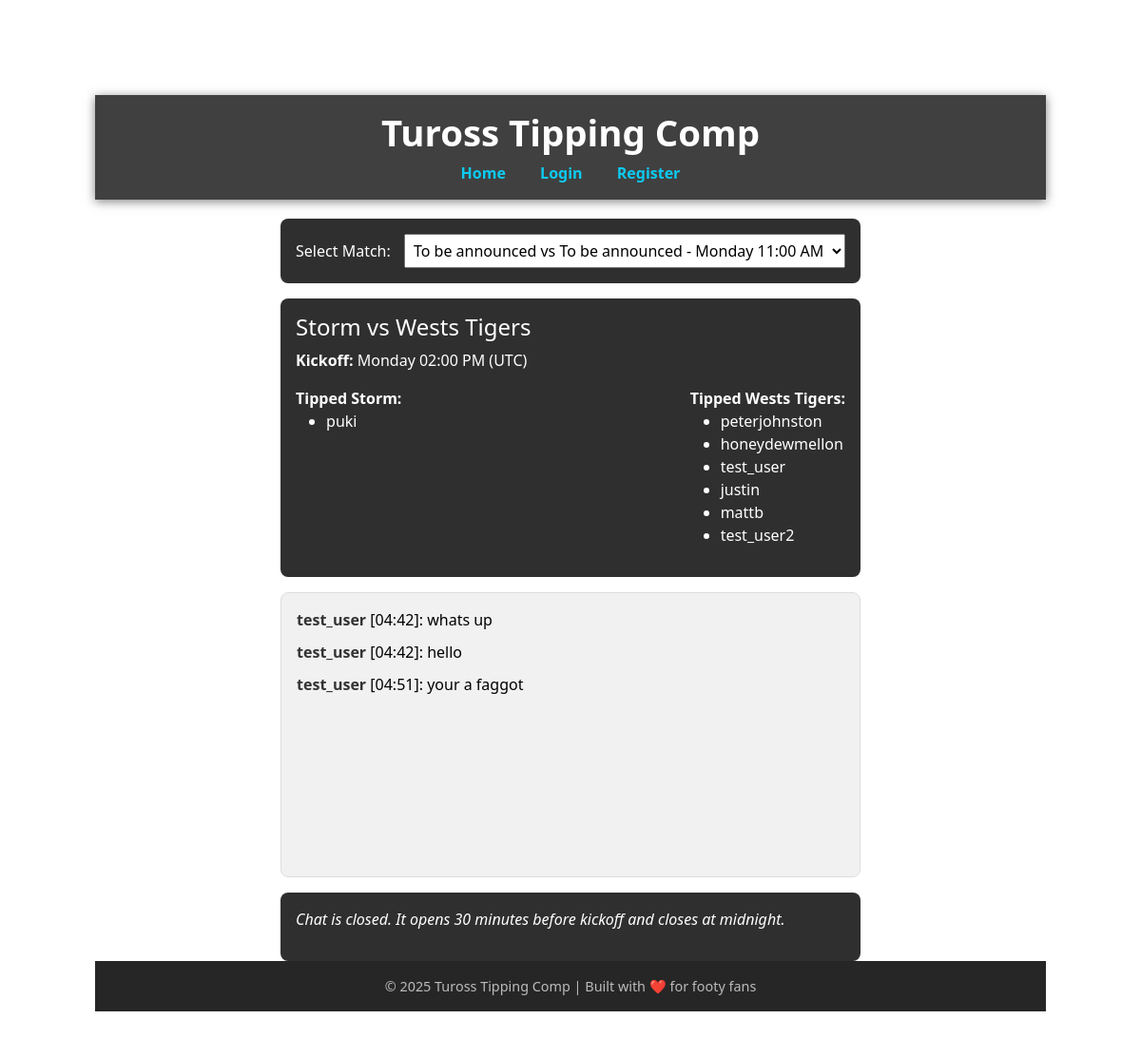
The page /chat?match_id=79 (signed in) on the database its author committed.
### app/models.py (models this page shows, shortened)
class FixtureFree(db.Model):
    id = db.Column(db.Integer, primary_key=True)
    match_id = db.Column(db.String, unique=True, nullable=False)
    season = db.Column(db.Integer, nullable=False)
    round = db.Column(db.Integer, nullable=False)
    home_team = db.Column(db.String, nullable=True)
    home_score = db.Column(db.Integer, nullable=True)
    away_team = db.Column(db.String, nullable=True)
    away_score = db.Column(db.Integer, nullable=True)
    date = db.Column(db.Date, nullable=True)
    time = db.Column(db.Time, nullable=True)

class User(UserMixin, db.Model):
    id = db.Column(db.Integer, primary_key=True)
    username = db.Column(db.String(150), unique=True, nullable=False)
    password_hash = db.Column(db.String(150), nullable=False)
    avatar = db.Column(db.String(120), nullable=False, default="default.jpg")

class ChatMessage(db.Model):
    __tablename__ = 'chat_messages'
    id = db.Column(db.Integer, primary_key = True)
    user_id = db.Column(db.Integer, db.ForeignKey('user.id'), nullable=False)
    match_id = db.Column(db.Integer, db.ForeignKey("fixture_free.id"), nullable=False)
    message = db.Column(db.Text, nullable=False)
    timestamp = db.Column(db.DateTime, default=lambda: datetime.now(au_tz))
    user = db.relationship("User", backref="chat_messages")
    match = db.relationship("FixtureFree", backref="chat_messages")

### app/routes/chat_routes.py (the view)
@chat_bp.route('/chat', methods=["GET"])
@login_required
def chat():
    matches = FixtureFree.query.filter_by(round=find_current_round()).all()
    selected_match_id = request.args.get("match_id", type=int)
    selected_match = FixtureFree.query.get(selected_match_id) if selected_match_id else matches[0] if matches else None
    tipped_users = {}
    if selected_match:
        tips = Tip.query.filter_by(match=selected_match.id).all()
        for tip in tips:
            user = User.query.get(tip.user_id)
            if user:
                tipped_users.setdefault(tip.selected_team, []).append(user.username)
    chat_messages = []
    if selected_match:
        chat_messages = ChatMessage.query.filter_by(match_id=selected_match.id).order_by(ChatMessage.timestamp.asc()).all()
    chat_open = is_chat_open(selected_match)
    return render_template(
        "chat.html",
        matches=matches,
        selected_match=selected_match,
        tipped_users=tipped_users,
        chat_messages=chat_messages,
        chat_open=chat_open
    )

### app/routes/chat_routes.py (called while the page is built)
def is_chat_open(match):
    if not match or not match.time:
        return False
    datetime_now = datetime.now(au_tz)
    date_now = datetime_now.date()
    time_now = datetime_now.replace(second=0, microsecond=0).time()
    now = datetime.combine(date_now, time_now)
    kickoff_time = match.time
    kickoff_date = match.date
    kickoff_datetime = datetime.combine(kickoff_date, kickoff_time)
    start_window = kickoff_datetime - timedelta(minutes=30)
    end_window = kickoff_datetime.replace(hour=23, minute=59, second=59)
    return start_window <= now <= end_window

### app/services/fixtures.py (called while the page is built)
def find_current_round():
    today = date.today()
    monday = today - timedelta(days=today.weekday())
    sunday = monday + timedelta(days=6)
    current_round = (FixtureFree.query
                     .with_entities(FixtureFree.round)
                     .filter(FixtureFree.date >= monday,FixtureFree.date <= sunday)
                     .distinct()
                     .first()
                     )
    if current_round:
        return current_round[0]
    else:
        print("Current round returned empty")
        return None

### app/templates/chat.html (shortened to what this page needs)
{% extends "base.html" %}
{% block content %}
<div class="chat-container">
  <div class="match-selector">
    <form method="get" action="{{ url_for('chat.chat') }}">
      <label for="match_id">Select Match:</label>
      <select name="match_id" id="match_id" onchange="this.form.submit()">
        {% for match in matches %}
          <option value="{{ match.id }}" {% if selected_match and match.id == selected_match.id %}selected{% endif %}>
            {{ match.home_team }} vs {{ match.away_team }} - {{ match.time.strftime('%A %I:%M %p') }}
          </option>
        {% endfor %}
      </select>
    </form>
  </div>
  {% if selected_match %}
    <div class="match-summary">
      <h4>{{ selected_match.home_team }} vs {{ selected_match.away_team }}</h4>
      <p><strong>Kickoff:</strong> {{ selected_match.time.strftime('%A %I:%M %p') }} (UTC)</p>
      <div style="display: flex; justify-content: space-between;">
        <div>
          <strong>Tipped {{ selected_match.home_team }}:</strong>
          <ul>
            {% for user in tipped_users.get(selected_match.home_team, []) %}
              <li>{{ user }}</li>
            {% endfor %}
          </ul>
        </div>
        <div>
          <strong>Tipped {{ selected_match.away_team }}:</strong>
          <ul>
            {% for user in tipped_users.get(selected_match.away_team, []) %}
              <li>{{ user }}</li>
            {% endfor %}
          </ul>
        </div>
      </div>
    </div>
  {% endif %}
  <div class="chat-box" id="chat-box">
    {% for msg in chat_messages %}
      <div class="chat-message">
        <strong>{{ msg.user.username }}</strong> [{{ msg.timestamp.strftime('%H:%M') }}]: {{ msg.message }}
      </div>
    {% endfor %}
  </div>
  {% if chat_open %}
    <div class="chat-input">
      <form id="chat-form">
        <input type="hidden" name="match_id" value="{{ selected_match.id }}">
        <input type="text" name="message" id="message" placeholder="Type your message..." required>
        <button type="submit">Send</button>
      </form>
    </div>
  {% else %}
    <div style="background-color: #2f2f2f; color: white; padding: 1rem; border-radius: 8px; margin-top: 1rem;">
      <p><em>Chat is closed. It opens 30 minutes before kickoff and closes at midnight.</em></p>
    </div>
  {% endif %}
</div>
{% endblock %}

### app/static/style.css (style rules this page uses)
body { font-family: Arial, sans-serif; padding: 100px; }

### app/templates/chat.html (style rules this page uses)
.chat-container { max-width: 800px; margin: auto; }
.chat-header, .chat-tips, .chat-box, .chat-input { margin-bottom: 20px; padding: 15px; border: 1px solid #ddd; border-radius: 8px; background-color: #fafafa; }
.chat-message { margin-bottom: 10px; }
.chat-message strong { color: #333; }
select { padding: 5px; margin-left: 10px; }
.match-selector, .match-summary { background-color: #2f2f2f; color: white; padding: 1rem; border-radius: 8px; margin-bottom: 1rem; }
.chat-box { background-color: #f1f1f1; color: black; padding: 1rem; border-radius: 8px; height: 300px; overflow-y: scroll; margin-bottom: 1rem; }

### rows shown on the page
FixtureFree: home_team "Storm", away_team "Wests Tigers", time "Monday 02:00 PM"
User: username "puki"
User: username "peterjohnston"
User: username "honeydewmellon"
User: username "test_user"
User: username "justin"
User: username "mattb"
User: username "test_user2"
ChatMessage: user.username "test_user", timestamp "04:42", message "whats up"
ChatMessage: user.username "test_user", timestamp "04:42", message "hello"
ChatMessage: user.username "test_user", timestamp "04:51", message "your a faggot"

### other values the page prints
{{ current_year or "2025" }} "2025"
form field match_id "To be announced vs To be announced - Monday 11:00 AM"
